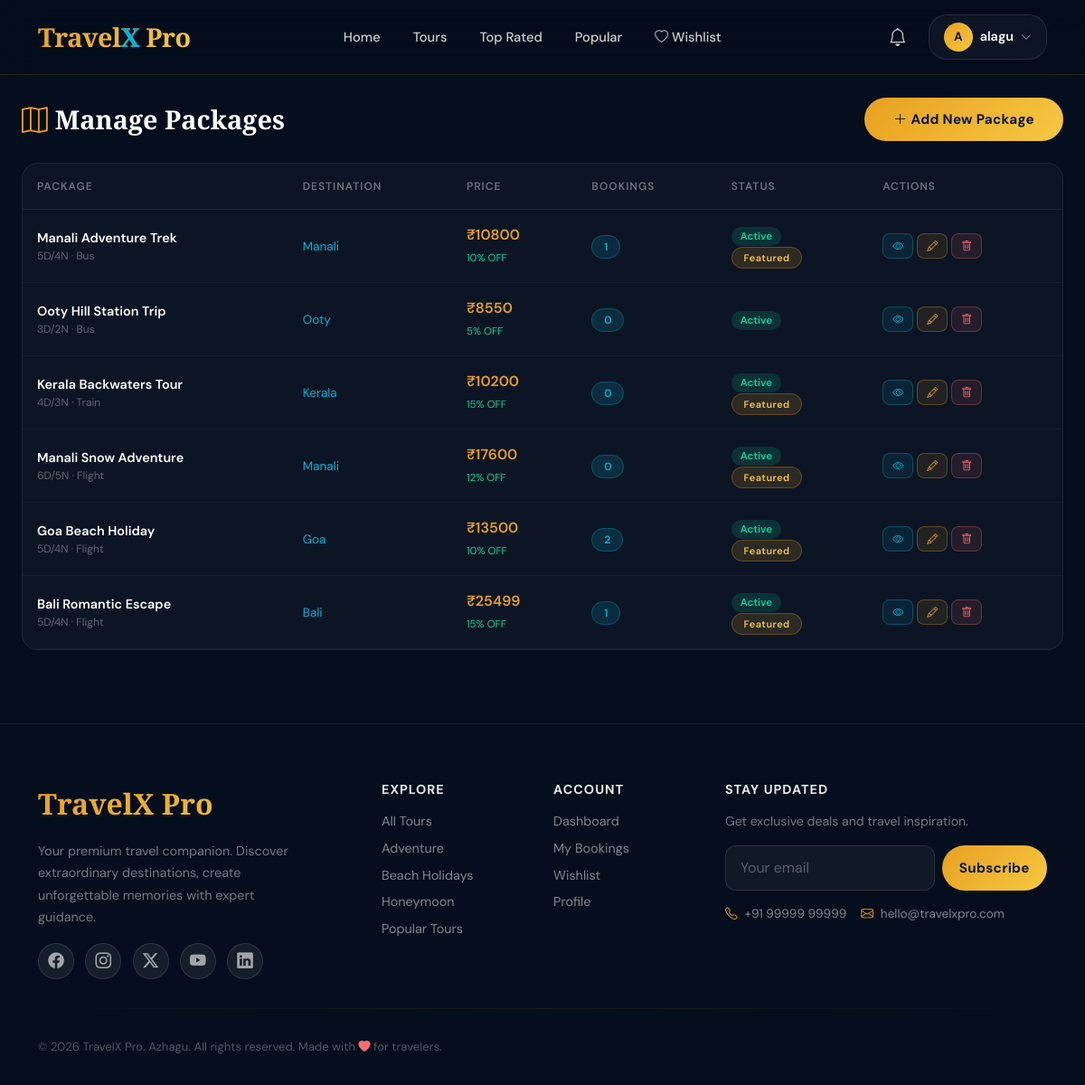
Page /dashboard/admin/packages/ (signed in) on the committed database.
### tours/models.py (models this page shows, shortened)
class TourPackage(models.Model):
    DIFFICULTY_CHOICES = [
        ('easy', 'Easy'),
        ('moderate', 'Moderate'),
        ('challenging', 'Challenging'),
    ]
    HOTEL_TYPE_CHOICES = [
        ('budget', 'Budget (2★)'),
        ('standard', 'Standard (3★)'),
        ('deluxe', 'Deluxe (4★)'),
        ('luxury', 'Luxury (5★)'),
    ]
    TRANSPORT_CHOICES = [
        ('flight', 'Flight'),
        ('train', 'Train'),
        ('bus', 'Bus'),
        ('cruise', 'Cruise'),
        ('self_drive', 'Self Drive'),
    ]
    package_id = models.UUIDField(default=uuid.uuid4, editable=False, unique=True)
    title = models.CharField(max_length=300)
    slug = models.SlugField(unique=True, blank=True, max_length=350)
    destination = models.ForeignKey(
        Destination,
        on_delete=models.SET_NULL,
        null=True,
        related_name='packages'
    )
    category = models.ForeignKey(
        TravelCategory,
        on_delete=models.SET_NULL,
        null=True,
        related_name='packages'
    )
    agent = models.ForeignKey(
        User,
        on_delete=models.SET_NULL,
        null=True,
        blank=True,
        related_name='packages'
    )
    description = models.TextField()
    short_description = models.CharField(max_length=500)
    highlights = models.TextField(help_text='One highlight per line')
    price_per_person = models.DecimalField(max_digits=10, decimal_places=2)
    discount_percentage = models.PositiveIntegerField(default=0, validators=[MaxValueValidator(100)])
    child_price = models.DecimalField(max_digits=10, decimal_places=2, default=0)
    duration_days = models.PositiveIntegerField()
    duration_nights = models.PositiveIntegerField()
    hotel_type = models.CharField(max_length=20, choices=HOTEL_TYPE_CHOICES, default='standard')
    hotel_details = models.TextField(blank=True)
    transport_type = models.CharField(max_length=20, choices=TRANSPORT_CHOICES, default='flight')
    transport_details = models.TextField(blank=True)
    food_details = models.TextField(blank=True)
    difficulty = models.CharField(max_length=20, choices=DIFFICULTY_CHOICES, default='easy')
    total_seats = models.PositiveIntegerField(default=20)
    available_seats = models.PositiveIntegerField(default=20)
    start_date = models.DateField(null=True, blank=True)
    end_date = models.DateField(null=True, blank=True)
    inclusions = models.TextField(blank=True)
    exclusions = models.TextField(blank=True)
    is_active = models.BooleanField(default=True)
    is_featured = models.BooleanField(default=False)
    is_bestseller = models.BooleanField(default=False)
    view_count = models.PositiveIntegerField(default=0)
    booking_count = models.PositiveIntegerField(default=0)
    avg_rating = models.DecimalField(max_digits=3, decimal_places=1, default=0)
    review_count = models.PositiveIntegerField(default=0)
    created_at = models.DateTimeField(auto_now_add=True)
    updated_at = models.DateTimeField(auto_now=True)
    class Meta:
        ordering = ['-created_at']
    @property
    def discounted_price(self):
        price = self.price_per_person
        discount = Decimal(self.discount_percentage) / Decimal('100')
        return price * (Decimal('1') - discount)

class Destination(models.Model):
    name = models.CharField(max_length=200)
    country = models.CharField(max_length=100)
    description = models.TextField()
    image = models.ImageField(upload_to='destinations/', blank=True, null=True)
    latitude = models.DecimalField(max_digits=9, decimal_places=6, null=True, blank=True)
    longitude = models.DecimalField(max_digits=9, decimal_places=6, null=True, blank=True)
    is_popular = models.BooleanField(default=False)
    created_at = models.DateTimeField(auto_now_add=True)

### dashboard/views.py (the view)
# urls.py: path('admin/packages/', views.admin_packages, name='admin_packages'),
@staff_member_required
def admin_packages(request):
    packages = TourPackage.objects.select_related(
        'destination', 'category'
    ).order_by('-created_at')
    return render(request, 'dashboard/admin_packages.html', {'packages': packages})

### templates/dashboard/admin_packages.html (shortened to what this page needs)
{% extends 'base.html' %}
{% block content %}
<div style="padding:2rem 0;min-height:80vh;">
  <div class="container-fluid px-4">
    <div class="d-flex justify-content-between align-items-center mb-4">
      <div>
        <h2 style="font-family:var(--font-display);font-size:1.8rem;font-weight:900;color:#fff;margin:0;">
          <i class="bi bi-map me-2" style="color:var(--tx-accent);"></i>Manage Packages
        </h2>
      </div>
      <a href="{% url 'admin_add_package' %}" class="btn-tx-primary btn">
        <i class="bi bi-plus-lg me-1"></i>Add New Package
      </a>
    </div>
    <div style="background:rgba(255,255,255,0.03);border:1px solid rgba(255,255,255,0.07);border-radius:18px;overflow:hidden;">
      <table class="table table-dark mb-0" style="--bs-table-bg:transparent;--bs-table-hover-bg:rgba(255,255,255,0.03);">
        <thead>
          <tr style="border-bottom:1px solid rgba(255,255,255,0.08);">
            <th style="color:rgba(255,255,255,0.4);font-size:0.75rem;text-transform:uppercase;letter-spacing:1px;padding:1rem;font-weight:600;">Package</th>
            <th style="color:rgba(255,255,255,0.4);font-size:0.75rem;text-transform:uppercase;letter-spacing:1px;padding:1rem;font-weight:600;">Destination</th>
            <th style="color:rgba(255,255,255,0.4);font-size:0.75rem;text-transform:uppercase;letter-spacing:1px;padding:1rem;font-weight:600;">Price</th>
            <th style="color:rgba(255,255,255,0.4);font-size:0.75rem;text-transform:uppercase;letter-spacing:1px;padding:1rem;font-weight:600;">Bookings</th>
            <th style="color:rgba(255,255,255,0.4);font-size:0.75rem;text-transform:uppercase;letter-spacing:1px;padding:1rem;font-weight:600;">Status</th>
            <th style="color:rgba(255,255,255,0.4);font-size:0.75rem;text-transform:uppercase;letter-spacing:1px;padding:1rem;font-weight:600;">Actions</th>
          </tr>
        </thead>
        <tbody>
          {% for pkg in packages %}
          <tr style="border-bottom:1px solid rgba(255,255,255,0.04);">
            <td style="padding:1rem;vertical-align:middle;">
              <div style="font-weight:600;color:#fff;font-size:0.9rem;">{{ pkg.title|truncatechars:40 }}</div>
              <div style="font-size:0.75rem;color:rgba(255,255,255,0.35);">{{ pkg.duration_days }}D/{{ pkg.duration_nights }}N · {{ pkg.get_transport_type_display }}</div>
            </td>
            <td style="padding:1rem;vertical-align:middle;">
              <span style="font-size:0.85rem;color:var(--tx-teal);">{{ pkg.destination.name }}</span>
            </td>
            <td style="padding:1rem;vertical-align:middle;">
              <span style="color:var(--tx-accent);font-weight:600;">₹{{ pkg.discounted_price|floatformat:0 }}</span>
              {% if pkg.discount_percentage %}<br><span style="font-size:0.72rem;color:var(--tx-green);">{{ pkg.discount_percentage }}% OFF</span>{% endif %}
            </td>
            <td style="padding:1rem;vertical-align:middle;">
              <span class="badge-tx-teal" style="font-size:0.75rem;">{{ pkg.booking_count }}</span>
            </td>
            <td style="padding:1rem;vertical-align:middle;">
              <span style="font-size:0.72rem;padding:3px 10px;border-radius:20px;font-weight:600;
                background:{% if pkg.is_active %}rgba(6,214,160,0.15){% else %}rgba(255,107,107,0.15){% endif %};
                color:{% if pkg.is_active %}var(--tx-green){% else %}var(--tx-coral){% endif %};">
                {% if pkg.is_active %}Active{% else %}Inactive{% endif %}
              </span>
              {% if pkg.is_featured %}<br><span class="badge-tx" style="font-size:0.68rem;margin-top:3px;">Featured</span>{% endif %}
            </td>
            <td style="padding:1rem;vertical-align:middle;">
              <div class="d-flex gap-1">
                <a href="{% url 'package_detail' pkg.slug %}" target="_blank" class="btn btn-sm" style="background:rgba(0,180,216,0.1);border:1px solid rgba(0,180,216,0.3);color:var(--tx-teal);border-radius:8px;padding:4px 10px;font-size:0.75rem;">
                  <i class="bi bi-eye"></i>
                </a>
                <a href="{% url 'admin_edit_package' pkg.pk %}" class="btn btn-sm" style="background:rgba(232,160,32,0.1);border:1px solid rgba(232,160,32,0.3);color:var(--tx-accent);border-radius:8px;padding:4px 10px;font-size:0.75rem;">
                  <i class="bi bi-pencil"></i>
                </a>
                <form method="POST" action="{% url 'admin_delete_package' pkg.pk %}" onsubmit="return confirm('Delete this package?');" style="display:inline;">
                  <button type="submit" class="btn btn-sm" style="background:rgba(255,107,107,0.1);border:1px solid rgba(255,107,107,0.3);color:var(--tx-coral);border-radius:8px;padding:4px 10px;font-size:0.75rem;">
                    <i class="bi bi-trash"></i>
                  </button>
                </form>
              </div>
            </td>
          </tr>
          {% empty %}
          <tr><td colspan="6" style="text-align:center;padding:3rem;color:rgba(255,255,255,0.3);">No packages yet. <a href="{% url 'admin_add_package' %}" style="color:var(--tx-accent);">Add your first package →</a></td></tr>
          {% endfor %}
        </tbody>
      </table>
    </div>
  </div>
</div>
{% endblock %}

### templates/base.html (shortened to what this page needs)
<!DOCTYPE html>
<html lang="en">
<head>
  <link href="https://cdn.jsdelivr.net/npm/bootstrap@5.3.0/dist/css/bootstrap.min.css" rel="stylesheet">
  <link href="https://cdn.jsdelivr.net/npm/bootstrap-icons@1.11.3/font/bootstrap-icons.css" rel="stylesheet">
  <link href="https://cdnjs.cloudflare.com/ajax/libs/animate.css/4.1.1/animate.min.css" rel="stylesheet">
</head>
<body>
<nav class="navbar-tx navbar navbar-expand-lg">
  <div class="container">
    <a class="navbar-brand-tx" href="{% url 'home' %}">
      Travel<span>X</span> Pro
    </a>
    <div class="collapse navbar-collapse" id="navbarMain">
      <ul class="navbar-nav mx-auto gap-1">
        <li class="nav-item">
          <a class="nav-link-tx nav-link {% if request.resolver_match.url_name == 'home' %}active{% endif %}"
             href="{% url 'home' %}">Home</a>
        </li>
        <li class="nav-item">
          <a class="nav-link-tx nav-link" href="{% url 'package_list' %}">Tours</a>
        </li>
        <li class="nav-item">
          <a class="nav-link-tx nav-link" href="{% url 'package_list' %}?sort=rating">Top Rated</a>
        </li>
        <li class="nav-item">
          <a class="nav-link-tx nav-link" href="{% url 'package_list' %}?sort=popular">Popular</a>
        </li>
        {% if user.is_authenticated %}
        <li class="nav-item">
          <a class="nav-link-tx nav-link" href="{% url 'wishlist' %}">
            <i class="bi bi-heart me-1"></i>Wishlist
          </a>
        </li>
        {% endif %}
      </ul>
      <div class="d-flex align-items-center gap-2">
        {% if user.is_authenticated %}
          <a href="{% url 'notifications' %}" class="position-relative nav-link-tx nav-link p-2">
            <i class="bi bi-bell fs-5"></i>
          </a>
          <div class="dropdown">
            <button class="btn d-flex align-items-center gap-2 glass-panel px-3 py-2"
                    style="color: white; border-color: rgba(255,255,255,0.1);"
                    data-bs-toggle="dropdown">
              <div style="width:32px;height:32px;border-radius:50%;background:linear-gradient(135deg,var(--tx-accent),var(--tx-gold));display:flex;align-items:center;justify-content:center;font-weight:700;font-size:0.85rem;color:var(--tx-primary);">
                {{ user.first_name|first|upper|default:user.username|first|upper }}
              </div>
              <span style="font-size:0.9rem;font-weight:600;">{{ user.first_name|default:user.username }}</span>
              <i class="bi bi-chevron-down" style="font-size:0.75rem;opacity:0.6;"></i>
            </button>
          </div>
        {% else %}
          <a href="{% url 'login' %}" class="btn-nav-login nav-link">Login</a>
          <a href="{% url 'register' %}" class="btn-nav-register nav-link">Register</a>
        {% endif %}
      </div>
    </div>
  </div>
</nav>
<main class="main-content">
  {% block content %}{% endblock %}
</main>
<footer class="footer-tx">
  <div class="container">
    <div class="row g-4">
      <div class="col-lg-4">
        <div class="footer-brand mb-3">TravelX Pro</div>
        <p style="color:rgba(255,255,255,0.45);font-size:0.9rem;line-height:1.7;max-width:300px;">
          Your premium travel companion. Discover extraordinary destinations, create unforgettable memories with expert guidance.
        </p>
        <div class="footer-social mt-3">
          <a href="#"><i class="bi bi-facebook"></i></a>
          <a href="#"><i class="bi bi-instagram"></i></a>
          <a href="#"><i class="bi bi-twitter-x"></i></a>
          <a href="#"><i class="bi bi-youtube"></i></a>
          <a href="#"><i class="bi bi-linkedin"></i></a>
        </div>
      </div>
      <div class="col-lg-2 col-6">
        <h6 style="color:rgba(255,255,255,0.9);font-weight:700;margin-bottom:1rem;font-size:0.9rem;letter-spacing:1px;text-transform:uppercase;">Explore</h6>
        <a href="{% url 'package_list' %}" class="footer-link">All Tours</a>
        <a href="{% url 'package_list' %}?category=adventure" class="footer-link">Adventure</a>
        <a href="{% url 'package_list' %}?category=beach" class="footer-link">Beach Holidays</a>
        <a href="{% url 'package_list' %}?category=honeymoon" class="footer-link">Honeymoon</a>
        <a href="{% url 'package_list' %}?sort=popular" class="footer-link">Popular Tours</a>
      </div>
      <div class="col-lg-2 col-6">
        <h6 style="color:rgba(255,255,255,0.9);font-weight:700;margin-bottom:1rem;font-size:0.9rem;letter-spacing:1px;text-transform:uppercase;">Account</h6>
        {% if user.is_authenticated %}
        <a href="{% url 'user_dashboard' %}" class="footer-link">Dashboard</a>
        <a href="{% url 'booking_history' %}" class="footer-link">My Bookings</a>
        <a href="{% url 'wishlist' %}" class="footer-link">Wishlist</a>
        <a href="{% url 'profile' %}" class="footer-link">Profile</a>
        {% else %}
        <a href="{% url 'login' %}" class="footer-link">Login</a>
        <a href="{% url 'register' %}" class="footer-link">Register</a>
        {% endif %}
      </div>
      <div class="col-lg-4">
        <h6 style="color:rgba(255,255,255,0.9);font-weight:700;margin-bottom:1rem;font-size:0.9rem;letter-spacing:1px;text-transform:uppercase;">Stay Updated</h6>
        <p style="color:rgba(255,255,255,0.45);font-size:0.88rem;margin-bottom:1rem;">Get exclusive deals and travel inspiration.</p>
        <div class="d-flex gap-2">
          <input type="email" class="form-control form-control-tx" placeholder="Your email" style="flex:1;">
          <button class="btn-tx-primary btn" style="white-space:nowrap;padding:0.6rem 1.2rem;">
            Subscribe
          </button>
        </div>
        <div class="mt-3 d-flex gap-3 flex-wrap">
          <div class="d-flex align-items-center gap-2" style="color:rgba(255,255,255,0.5);font-size:0.85rem;">
            <i class="bi bi-telephone" style="color:var(--tx-accent);"></i>
            +91 99999 99999
          </div>
          <div class="d-flex align-items-center gap-2" style="color:rgba(255,255,255,0.5);font-size:0.85rem;">
            <i class="bi bi-envelope" style="color:var(--tx-accent);"></i>
            hello@travelxpro.com
          </div>
        </div>
      </div>
    </div>
    <hr class="divider-tx">
    <div class="d-flex flex-wrap justify-content-between align-items-center">
      <p style="color:rgba(255,255,255,0.3);font-size:0.82rem;margin:0;">
        © 2026 TravelX Pro. Azhagu. All rights reserved. Made with <i class="bi bi-heart-fill" style="color:var(--tx-coral);"></i> for travelers.
      </p>
    </div>
  </div>
</footer>
</body>
</html>

### rows in the picture
TourPackage: title "Manali Adventure Trek", duration_days "5", duration_nights "4", transport_type "Bus", destination.name "Manali", discounted_price "10800", discount_percentage "10", booking_count "1", is_active "Active", is_featured "Featured"
TourPackage: title "Ooty Hill Station Trip", duration_days "3", duration_nights "2", transport_type "Bus", destination.name "Ooty", discounted_price "8550", discount_percentage "5", booking_count "0", is_active "Active"
TourPackage: title "Kerala Backwaters Tour", duration_days "4", duration_nights "3", transport_type "Train", destination.name "Kerala", discounted_price "10200", discount_percentage "15", booking_count "0", is_active "Active", is_featured "Featured"
TourPackage: title "Manali Snow Adventure", duration_days "6", duration_nights "5", transport_type "Flight", destination.name "Manali", discounted_price "17600", discount_percentage "12", booking_count "0", is_active "Active", is_featured "Featured"
TourPackage: title "Goa Beach Holiday", duration_days "5", duration_nights "4", transport_type "Flight", destination.name "Goa", discounted_price "13500", discount_percentage "10", booking_count "2", is_active "Active", is_featured "Featured"
TourPackage: title "Bali Romantic Escape", duration_days "5", duration_nights "4", transport_type "Flight", destination.name "Bali", discounted_price "25499", discount_percentage "15", booking_count "1", is_active "Active", is_featured "Featured"

### other values in the picture
{{ user.first_name|first|upper|default:user.username|first|upper }} "A"
{{ user.first_name|default:user.username }} "alagu"
